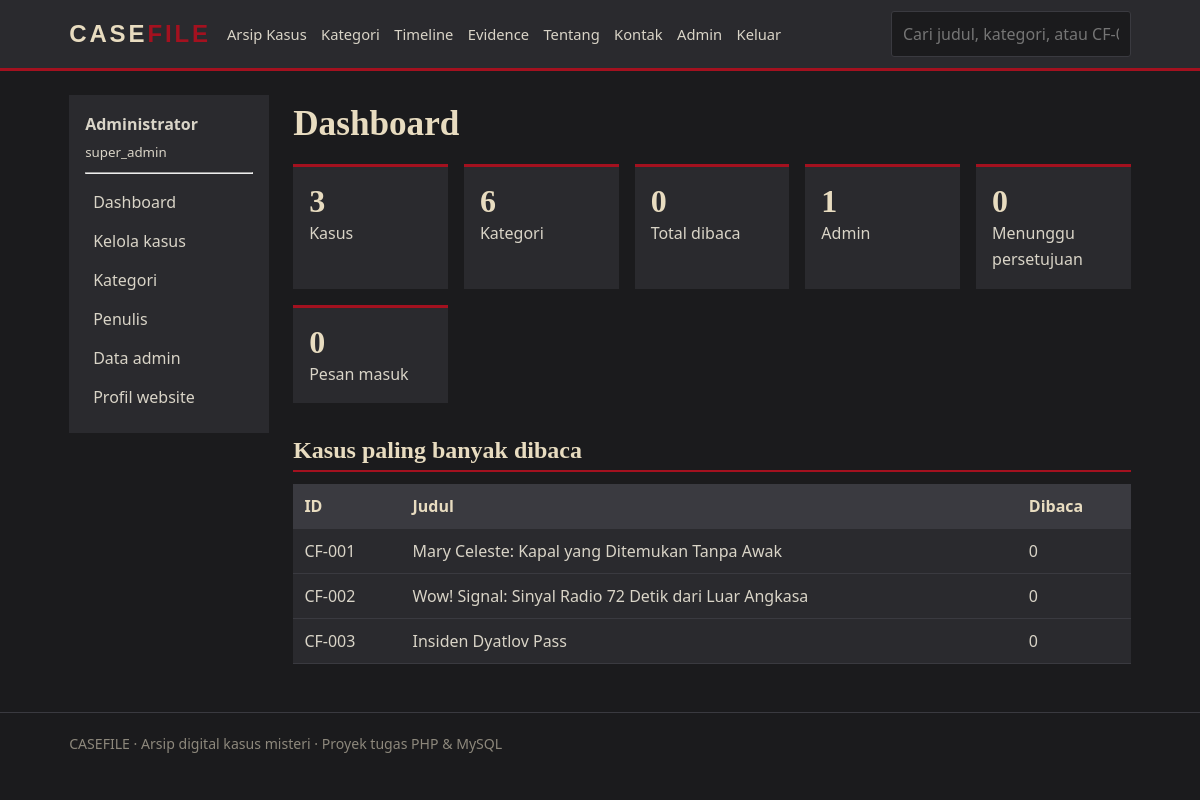
The page /admin/index.php (signed in) on the database its author committed.
### tables this page shows
CREATE TABLE articles (
  id INT AUTO_INCREMENT PRIMARY KEY,
  case_id VARCHAR(10) NOT NULL UNIQUE,
  judul VARCHAR(200) NOT NULL,
  ringkasan VARCHAR(300) NOT NULL,
  isi MEDIUMTEXT NOT NULL,
  category_id INT NOT NULL,
  author_id INT NOT NULL,
  admin_id INT NULL,
  status ENUM('Solved','Unsolved','Ongoing Investigation','Historical') NOT NULL DEFAULT 'Historical',
  lokasi VARCHAR(100) NOT NULL,
  tahun SMALLINT NOT NULL,
  editors_note TEXT,
  views INT NOT NULL DEFAULT 0,
  created_at TIMESTAMP DEFAULT CURRENT_TIMESTAMP,
  FOREIGN KEY (category_id) REFERENCES categories(id),
  FOREIGN KEY (author_id) REFERENCES authors(id),
  FOREIGN KEY (admin_id) REFERENCES admins(id) ON DELETE SET NULL
);

### koneksi.php (called while the page is built, shortened)
<?php
function e($s) { return htmlspecialchars((string)$s, ENT_QUOTES, 'UTF-8'); }

### admin/index.php (the view)
<?php
require 'auth.php'; $title = 'Dashboard';
$n = fn($sql) => $conn->query($sql)->fetch_row()[0];
$top = $conn->query("SELECT id,case_id,judul,views FROM articles ORDER BY views DESC LIMIT 5");
include '_head.php';
?>
<h1>Dashboard</h1>
<div class="stats">
  <div class="stat"><b><?= $n("SELECT COUNT(*) FROM articles") ?></b>Kasus</div>
  <div class="stat"><b><?= $n("SELECT COUNT(*) FROM categories") ?></b>Kategori</div>
  <div class="stat"><b><?= $n("SELECT IFNULL(SUM(views),0) FROM articles") ?></b>Total dibaca</div>
  <div class="stat"><b><?= $n("SELECT COUNT(*) FROM admins") ?></b>Admin</div>
  <div class="stat"><b><?= $n("SELECT COUNT(*) FROM admins WHERE status='pending'") ?></b>Menunggu persetujuan</div>
  <div class="stat"><b><?= $n("SELECT COUNT(*) FROM contacts") ?></b>Pesan masuk</div>
</div>
<h2>Kasus paling banyak dibaca</h2>
<table><tr><th>ID</th><th>Judul</th><th>Dibaca</th></tr>
<?php while ($r = $top->fetch_assoc()): ?>
  <tr><td><?= e($r['case_id']) ?></td><td><?= e($r['judul']) ?></td><td><?= $r['views'] ?></td></tr>
<?php endwhile; ?></table>
<?php include '_foot.php'; ?>

### assets/style.css (style rules this page uses)
:root { --char:#1b1b1d;--gray:#2a2a2e;--gray2:#3a3a40;--red:#a3111f;--paper:#e8dcc0;--ink:#d9d4c7 }
* { box-sizing:border-box }
body { margin:0;background:var(--char);color:var(--ink);font:16px/1.65 "Segoe UI",system-ui,sans-serif }
h1,h2,h3 { font-family:Georgia,"Times New Roman",serif;color:var(--paper);line-height:1.25;margin:.2em 0 .5em }
h1 { font-size:2.2rem }
h2 { font-size:1.5rem;border-bottom:2px solid var(--red);padding-bottom:.3rem;margin-top:2rem }
table { width:100%;border-collapse:collapse;background:var(--gray) }
th,td { padding:.55rem .7rem;border-bottom:1px solid var(--gray2);text-align:left;vertical-align:top }
th { background:var(--gray2);color:var(--paper) }
.stats { display:grid;grid-template-columns:repeat(auto-fit,minmax(150px,1fr));gap:1rem }
.stat { background:var(--gray);padding:1rem;border-top:3px solid var(--red) }
.stat b { display:block;font:700 2rem Georgia,serif;color:var(--paper) }

### rows shown on the page
articles: case "CF-001", judul "Mary Celeste: Kapal yang Ditemukan Tanpa Awak", views "0"
articles: case "CF-002", judul "Wow! Signal: Sinyal Radio 72 Detik dari Luar Angkasa", views "0"
articles: case "CF-003", judul "Insiden Dyatlov Pass", views "0"

### other values the page prints
$me['nama'] "Administrator"
$me['role'] "super_admin"
$n("SELECT COUNT(*) FROM articles") "3"
$n("SELECT COUNT(*) FROM categories") "6"
$n("SELECT IFNULL(SUM(views),0) FROM articles") "0"
$n("SELECT COUNT(*) FROM admins") "1"
$n("SELECT COUNT(*) FROM admins WHERE status='pending'") "0"
$n("SELECT COUNT(*) FROM contacts") "0"
